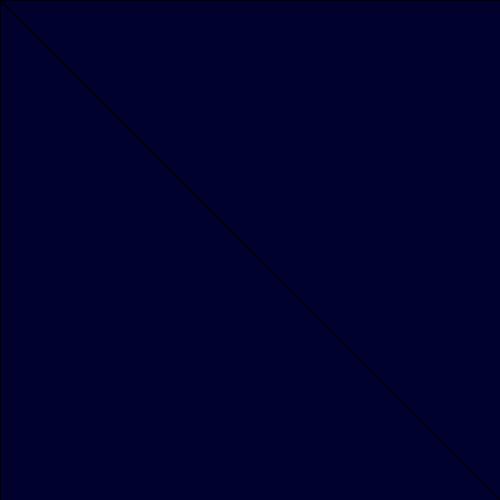
Frame 1 (no input)
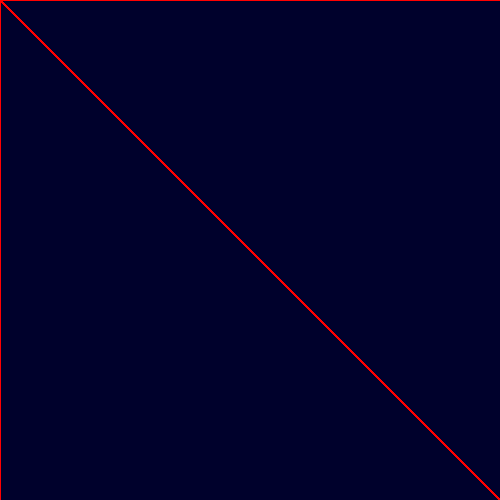
Frame 60 (the mouse pressed at the canvas centre just before this capture)
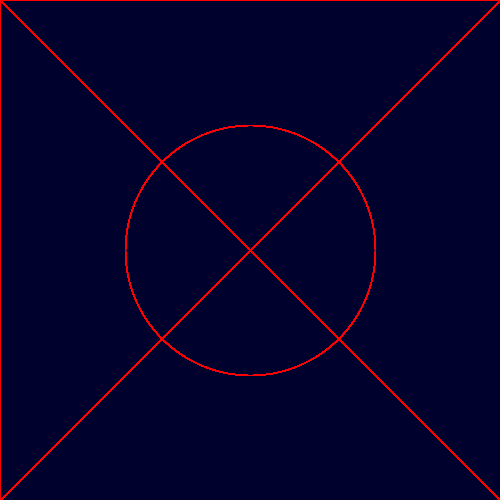
Frame 120 (the mouse held since frame 60 and released just before this capture)

The Processing sketch that drew these frames (run headless with seeded random() and noise(); from frame 60 on, the mouse is pressed at the canvas centre):

// Processing sketch: processing_70784
// ── processing_70784.pde

void setup() {
 size(500,500);
 background(300);
  
  
  
}

void draw() {
 line(0,500,mouseX,mouseY);
 line(500,0,mouseX,mouseY);
 line(250,250,mouseX,mouseY);
 line(500,500,mouseX,mouseY);
 line(0,0,mouseX,mouseY);
 stroke(255,0,0);
 ellipse(250,250,mouseX,mouseY);
 fill(300);
}
void mousePressed() {
  background(300);
  

 
 
}
